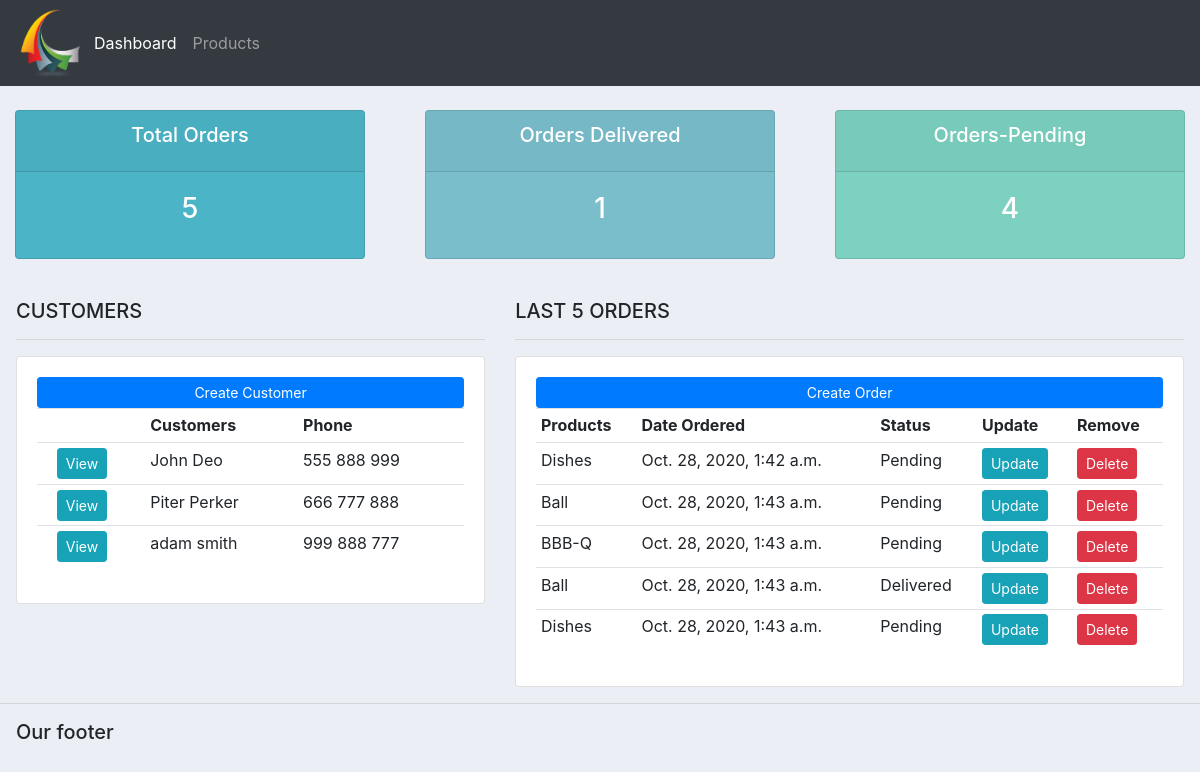
The app's page /, older data.
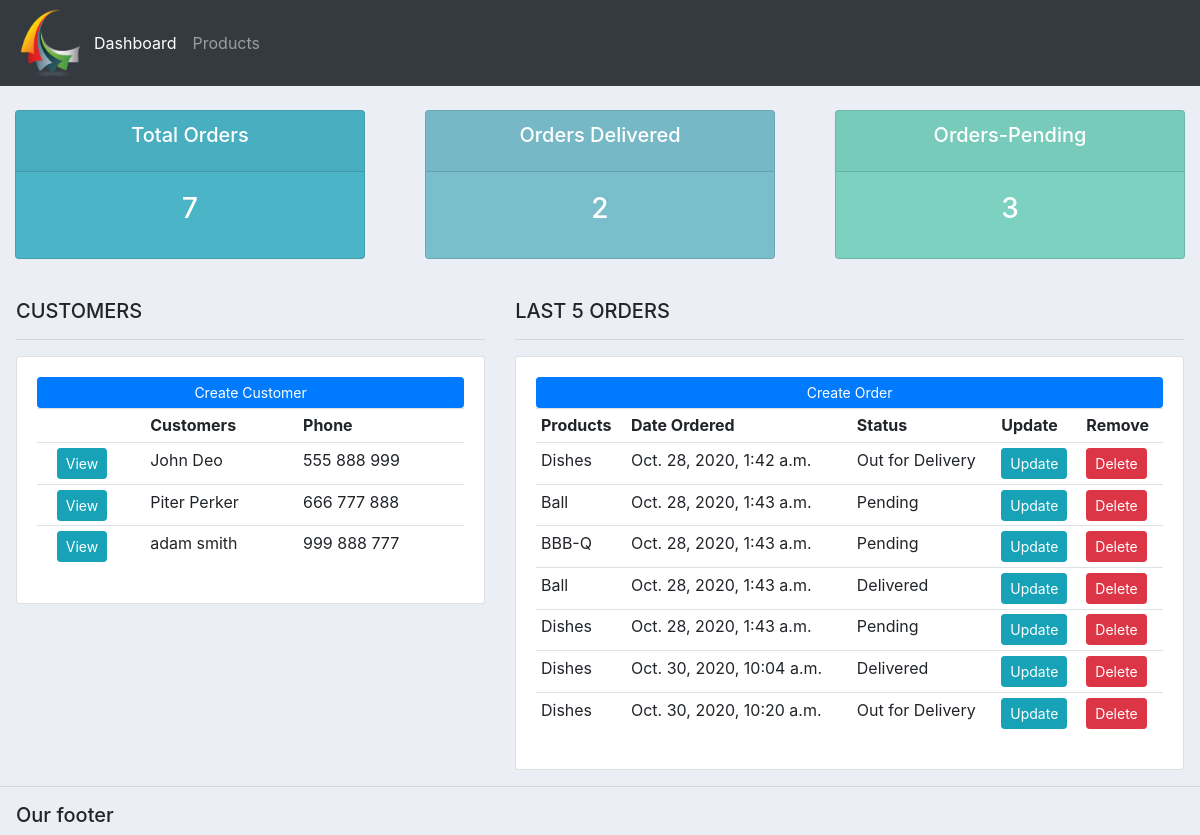
The same page, newer data.
### accounts/models.py (models this page shows, shortened)
class Customer(models.Model):
    name = models.CharField(max_length=200, null=True)
    phone = models.CharField(max_length=200, null=True)
    email = models.CharField(max_length=200, null=True)
    date_created = models.DateTimeField(auto_now_add=True, null=True)

class Order(models.Model):
    STATUS = (  ('Pending', 'Pending'),
                ('Out for Delivery', 'Out for Delivery'),
                ('Delivered', 'Delivered')
             )
    customer = models.ForeignKey(Customer, null=True, on_delete=models.SET_NULL)
    product = models.ForeignKey(Product, null=True, on_delete=models.SET_NULL)
    date_created = models.DateTimeField(auto_now_add=True, null=True)
    status = models.CharField(max_length=200, null=True, choices=STATUS)

class Product(models.Model):
    CATEGORY = (    ('Indoor', 'Indoor'),
                    ('Outdoor', 'Outdoor')
               )
    name = models.CharField(max_length=200, null=True)
    price = models.CharField(max_length=200, null=True)
    category = models.CharField(max_length=200, null=True, choices=CATEGORY)
    description = models.CharField(max_length=200, null=True, blank=True)
    date_created = models.DateTimeField(auto_now_add=True, null=True)
    tags = models.ManyToManyField(Tag)
    def __str__(self):
        return self.name

### accounts/views.py (the view)
# urls.py: 2. Add a URL to urlpatterns:  path('', views.home, name='home')
def home(request):
    orders = Order.objects.all()
    customers = Customer.objects.all()
    total_orders = orders.count()
    delivered =  orders.filter(status='Delivered').count()
    pending =  orders.filter(status='Pending').count()
    context = { 'orders':orders, 'customers':customers,
                'total_orders':total_orders, 'delivered':delivered,
                'pending':pending}
    return render(request, 'accounts/dashboard.html', context)

### accounts/templates/accounts/dashboard.html
{% extends 'accounts/main.html' %}
{% block content %}
{% include 'accounts/status.html' %}
<br>
<div class="row pl-3 pr-3">
  <div class="col-md-5">
    <h5>CUSTOMERS</h5>
    <hr>
    <div class="card card-body">
      <a class="btn btn-primary btn-sm btn-block" href="">
        Create Customer
      </a>
      <table class="table table-sm">
        <tr>
          <th></th>
          <th></th>
          <th>Customers</th>
          <th>Phone</th>
        </tr>
        {% for customer in customers %}
        <tr>
          <td></td>
          <td><a class="btn btn-sm btn-info" href="{% url 'customers' customer.id %}">View</a></td>
          <td>{{ customer.name }}</td>
          <td>{{ customer.phone }}</td>
        </tr>
        {% endfor %}
      </table>
    </div>
  </div>
  <div class="col-md-7">
    <h5>LAST 5 ORDERS</h5>
    <hr>
    <div class="card card-body">
      <a class="btn btn-primary btn-sm btn-block" href="{% url 'create_order' %}">
        Create Order
      </a>
      <table class="table table-sm">
        <tr>
          <th>Products</th>
          <th>Date Ordered</th>
          <th>Status</th>
          <th>Update</th>
          <th>Remove</th>
        </tr>
        {% for order in orders %}
        <tr>
          <td>{{ order.product }}</td>
          <td>{{ order.date_created }}</td>
          <td>{{ order.status }}</td>
          <td><a class="btn btn-sm btn-info" href="{% url 'update_order' order.id %}">Update</a></td>
          <td><a class="btn btn-sm btn-danger" href="{% url 'delete_order' order.id %}">Delete</a></td>
        </tr>
        {% endfor%}
      </table>
    </div>
  </div>
</div>
{% endblock %}

Row changes from the older to the newer data that the page shows:
changed Order "Oct. 28, 2020, 1:42 a.m.": status "Pending" → "Out for Delivery"
added Order: product "Dishes", date_created "Oct. 30, 2020, 10:04 a.m.", status "Delivered"
added Order: product "Dishes", date_created "Oct. 30, 2020, 10:20 a.m.", status "Out for Delivery"
Text that changed along with them:
{{ total_orders }}: "5" → "7"
{{ delivered }}: "1" → "2"
{{ pending }}: "4" → "3"
